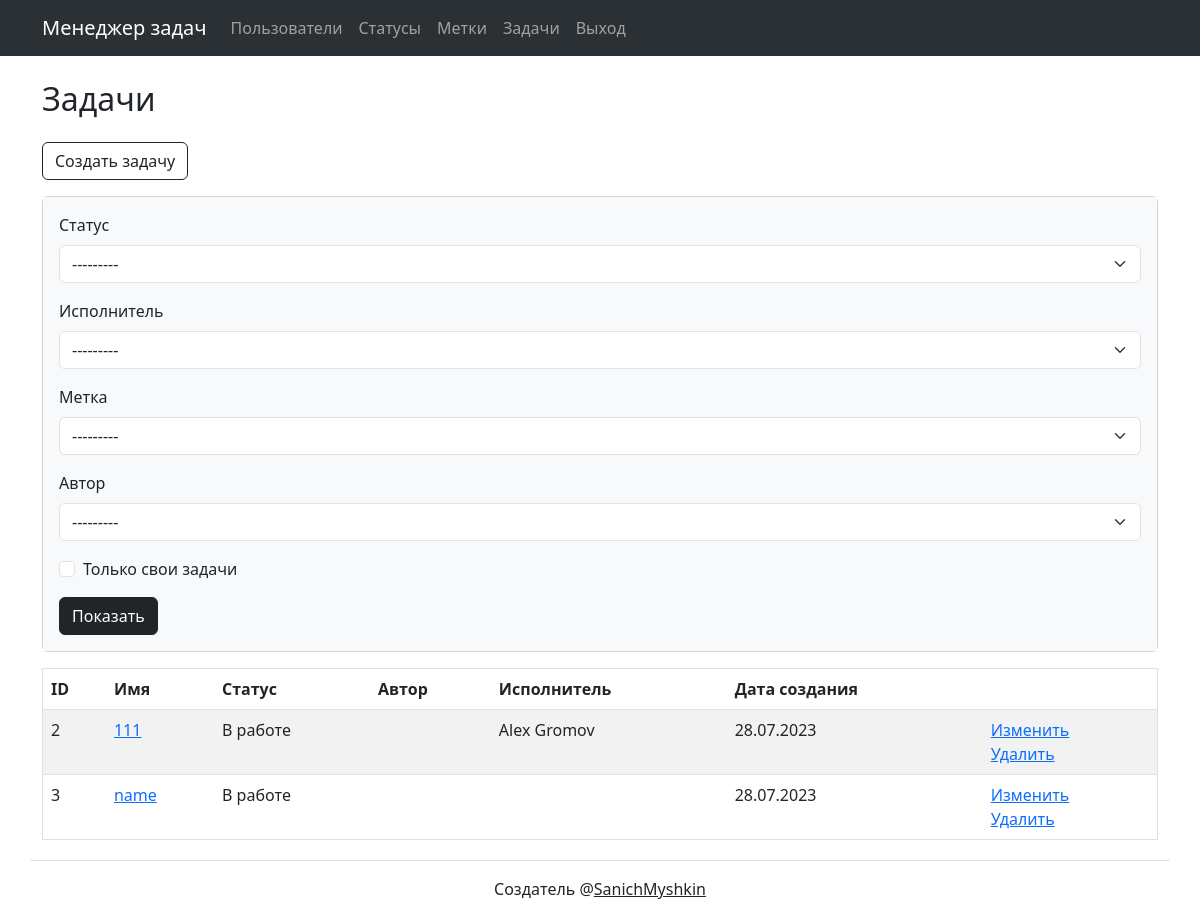
The page /tasks/ (signed in) on the database as committed earlier.
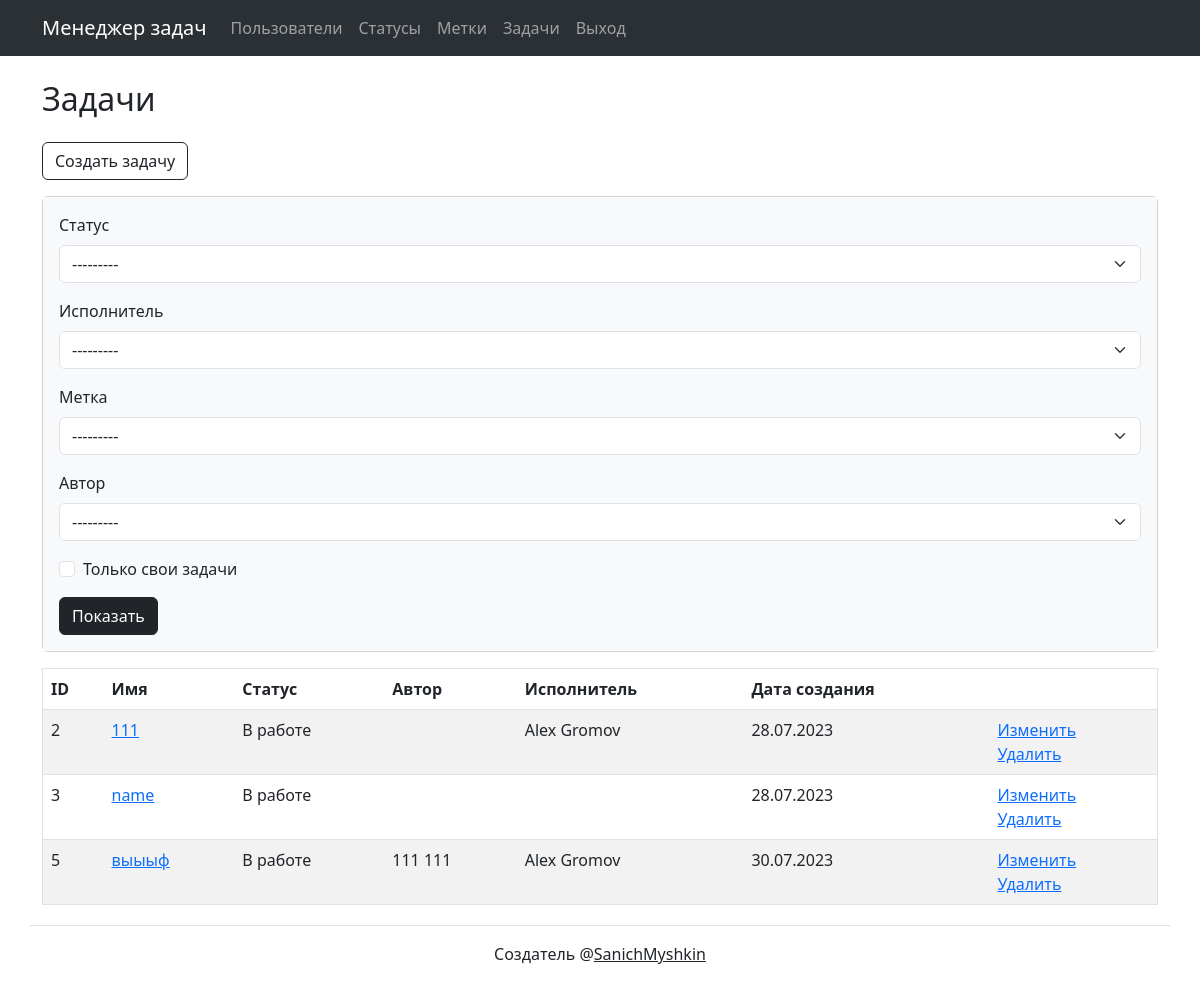
The same page on the database as committed later.
### task_manager/tasks/models.py (models this page shows, shortened)
class Task(models.Model):
    name = models.CharField(max_length=255,
                            verbose_name=names.name)
    description = models.TextField(null=True,
                                   verbose_name=names.descr)
    author = models.ForeignKey(User, on_delete=models.PROTECT,
                               verbose_name=names.author)
    status = models.ForeignKey(Status, on_delete=models.PROTECT,
                               verbose_name=names.status)
    executor = models.ForeignKey(User, on_delete=models.PROTECT,
                                 null=True,
                                 blank=True,
                                 related_name='executor',
                                 verbose_name=names.executor
                                 )
    time_create = models.DateTimeField(auto_now_add=True,
                                       verbose_name=names.date)
    labels = models.ManyToManyField(Label,
                                    through='LabelForTask',
                                    verbose_name=names.labels,
                                    blank=True)

### task_manager/statuses/models.py (models this page shows)
class Status(models.Model):
    time_create = models.DateTimeField(auto_now_add=True)
    name = models.CharField(max_length=200, unique=True,
                            verbose_name=names.name)
    def __str__(self):
        return self.name

### task_manager/users/models.py (models this page shows)
class User(AbstractUser):
    def __str__(self):
        return self.get_full_name()

### task_manager/tasks/views.py (the view, shortened to what this page needs)
# urls.py: path('', TasksList.as_view(), name='tasks_list'),
class TasksList(LoginRequiredMixin, FilterView):
    model = Task
    context_object_name = 'tasks'
    template_name = 'tasks/index.html'
    filterset_class = TaskFilter
    login_url = 'user_login'

### task_manager/labels/models.py (called while the page is built)
    def __str__(self):
        return self.name

### task_manager/templates/tasks/index.html (shortened to what this page needs)
{% extends 'base.html' %}
{% load django_bootstrap5 %}
{% load i18n %}
{% get_current_language as LANGUAGE_CODE %}
{% block content %}
<div class="container wrapper flex-grow-1">
    <h2 class="my-4 text-dark text-left mx-0">{% trans "Tasks" %}</h2>
    <a href="{% url 'create_tsk' %}" class="btn btn-outline-dark mb-3" role="button">{% trans "Create task" %}</a>
    <div class="card mb-3">
        <form method="get">
            <div class="card-body bg-light">
                {% bootstrap_form filter.form %}
                <button type="submit" class="btn btn-dark">{% trans "Show" %}</button>
            </div>
        </form>
    </div>
    <table class="table table-striped border">
        <thead>
        <tr>
            <th>{% translate "ID" %}</th>
            <th>{% translate "Name" %}</th>
            <th>{% translate "Status" %}</th>
            <th>{% translate "Author" %}</th>
            <th>{% translate "Executor" %}</th>
            <th>{% translate "Created date" %}</th>
            <th></th>
        </tr>
        </thead>
        <tbody>
        {% for tsk in tasks %}
        <tr>
            <td>{{ tsk.id }}</td>
            <td><a href="{% url 'show_task' tsk.pk %}">{{ tsk.name}}</a></td>
            <td>{{ tsk.status}}</td>
            <td>{{ tsk.author}}</td>
            <td>{{ tsk.executor}}</td>
            <td>{{ tsk.time_create|date:'d.m.Y' }}</td>
            <td>
                <a href="{% url 'update_tsk' tsk.pk %}">{% translate "Update" %}</a>
                <br>
                <a href="{% url 'delete_tsk' tsk.pk %}">{% translate "Delete" %}</a>
            </td>
        </tr>
        {% endfor %}
        </tbody>
    </table>
</div>
{% endblock %}

Rows that differ between the two databases and show on the page:
added Task: id "5", name "выыыф", status "В работе", author "111 111", executor "Alex Gromov", time_create "30.07.2023"
